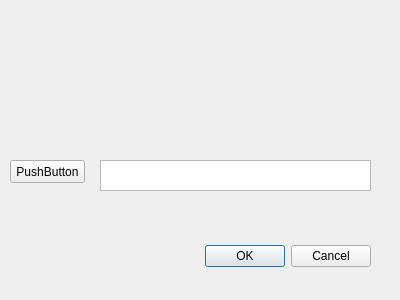
<?xml version="1.0" encoding="UTF-8"?>
<ui version="4.0">
 <class>Dialog</class>
 <widget class="QDialog" name="Dialog">
  <property name="geometry">
   <rect>
    <x>0</x>
    <y>0</y>
    <width>400</width>
    <height>300</height>
   </rect>
  </property>
  <property name="windowTitle">
   <string>Dialog</string>
  </property>
  <widget class="QDialogButtonBox" name="buttonBox">
   <property name="geometry">
    <rect>
     <x>30</x>
     <y>240</y>
     <width>341</width>
     <height>32</height>
    </rect>
   </property>
   <property name="orientation">
    <enum>Qt::Horizontal</enum>
   </property>
   <property name="standardButtons">
    <set>QDialogButtonBox::Cancel|QDialogButtonBox::Ok</set>
   </property>
  </widget>
  <widget class="QPushButton" name="pushButton">
   <property name="geometry">
    <rect>
     <x>10</x>
     <y>160</y>
     <width>75</width>
     <height>23</height>
    </rect>
   </property>
   <property name="whatsThis">
    <string>&lt;html&gt;&lt;head/&gt;&lt;body&gt;&lt;p&gt;Button that starts the conversion process&lt;/p&gt;&lt;/body&gt;&lt;/html&gt;</string>
   </property>
   <property name="text">
    <string>PushButton</string>
   </property>
  </widget>
  <widget class="QTextEdit" name="textEdit">
   <property name="geometry">
    <rect>
     <x>100</x>
     <y>160</y>
     <width>271</width>
     <height>31</height>
    </rect>
   </property>
   <property name="whatsThis">
    <string>&lt;html&gt;&lt;head/&gt;&lt;body&gt;&lt;p&gt;Text box for address of prezi&lt;/p&gt;&lt;p&gt;&lt;br/&gt;&lt;/p&gt;&lt;/body&gt;&lt;/html&gt;</string>
   </property>
  </widget>
  <widget class="QLabel" name="label">
   <property name="geometry">
    <rect>
     <x>90</x>
     <y>30</y>
     <width>241</width>
     <height>121</height>
    </rect>
   </property>
   <property name="whatsThis">
    <string>&lt;html&gt;&lt;head/&gt;&lt;body&gt;&lt;p&gt;Prezto logo&lt;/p&gt;&lt;p&gt;&lt;br/&gt;&lt;/p&gt;&lt;/body&gt;&lt;/html&gt;</string>
   </property>
   <property name="text">
    <string>&lt;html&gt;&lt;head/&gt;&lt;body&gt;&lt;p&gt;&lt;img src=&quot;:/image/prezto.png&quot;/&gt;&lt;/p&gt;&lt;/body&gt;&lt;/html&gt;</string>
   </property>
  </widget>
 </widget>
 <resources>
  <include location="Logo.qrc"/>
 </resources>
 <connections>
  <connection>
   <sender>buttonBox</sender>
   <signal>accepted()</signal>
   <receiver>Dialog</receiver>
   <slot>accept()</slot>
   <hints>
    <hint type="sourcelabel">
     <x>248</x>
     <y>254</y>
    </hint>
    <hint type="destinationlabel">
     <x>157</x>
     <y>274</y>
    </hint>
   </hints>
  </connection>
  <connection>
   <sender>buttonBox</sender>
   <signal>rejected()</signal>
   <receiver>Dialog</receiver>
   <slot>reject()</slot>
   <hints>
    <hint type="sourcelabel">
     <x>316</x>
     <y>260</y>
    </hint>
    <hint type="destinationlabel">
     <x>286</x>
     <y>274</y>
    </hint>
   </hints>
  </connection>
 </connections>
</ui>
